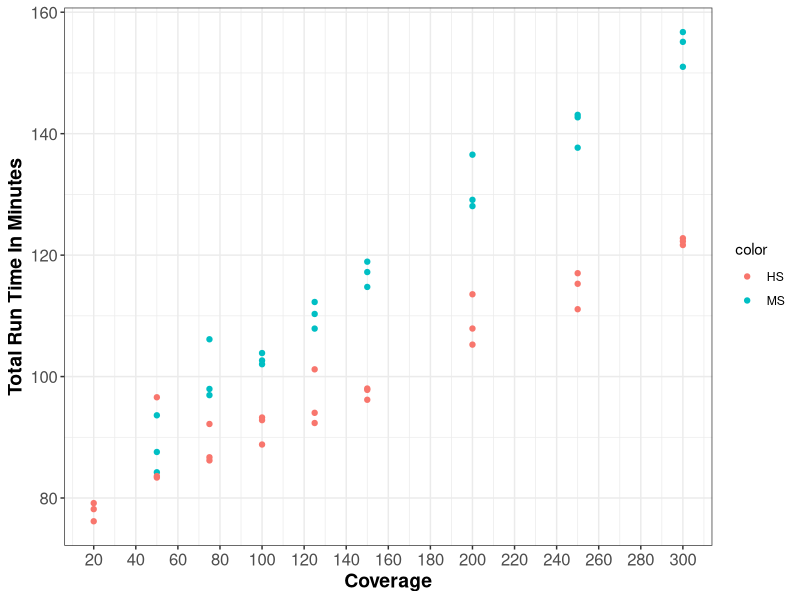
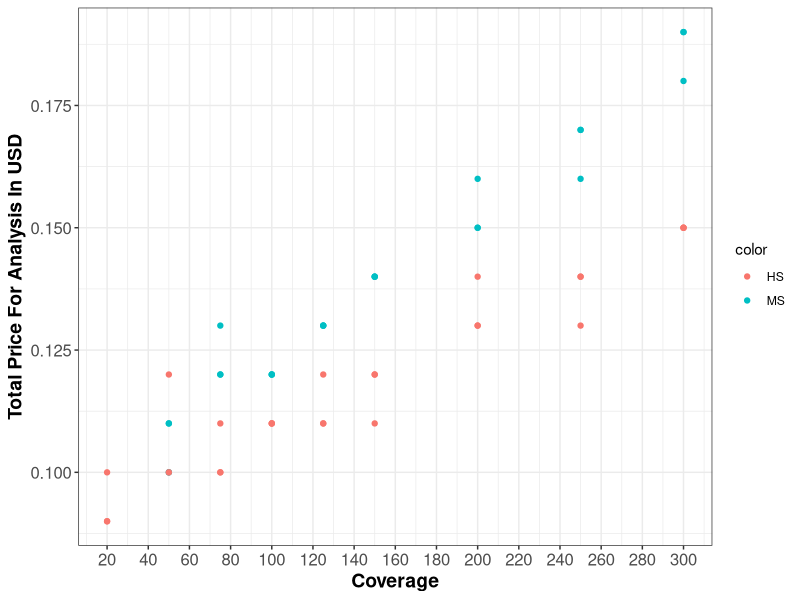
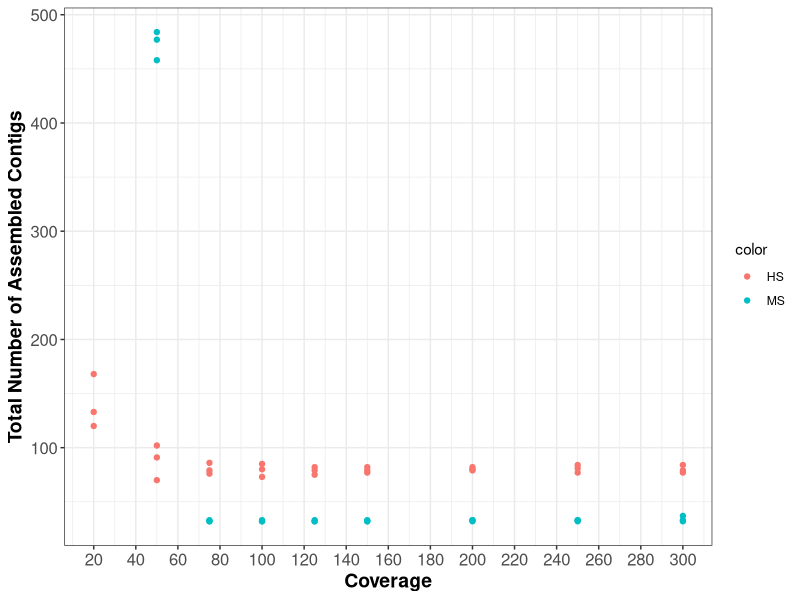
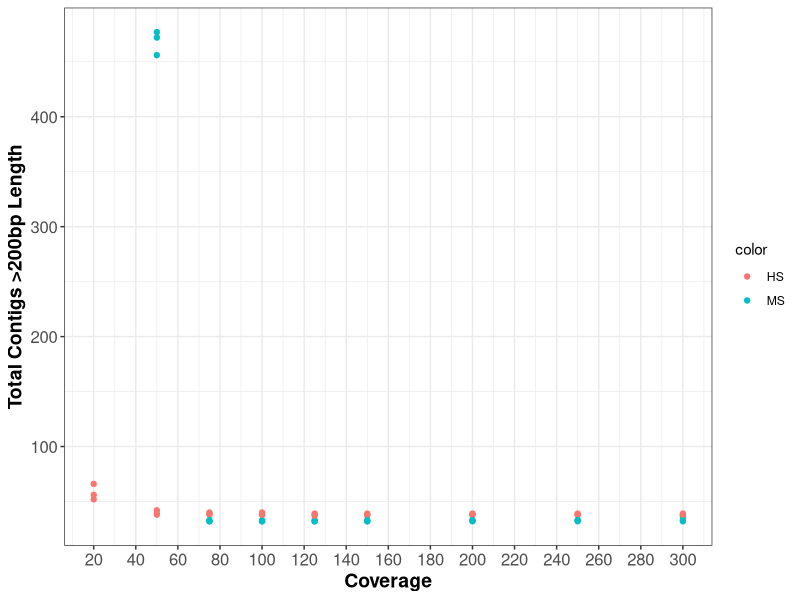
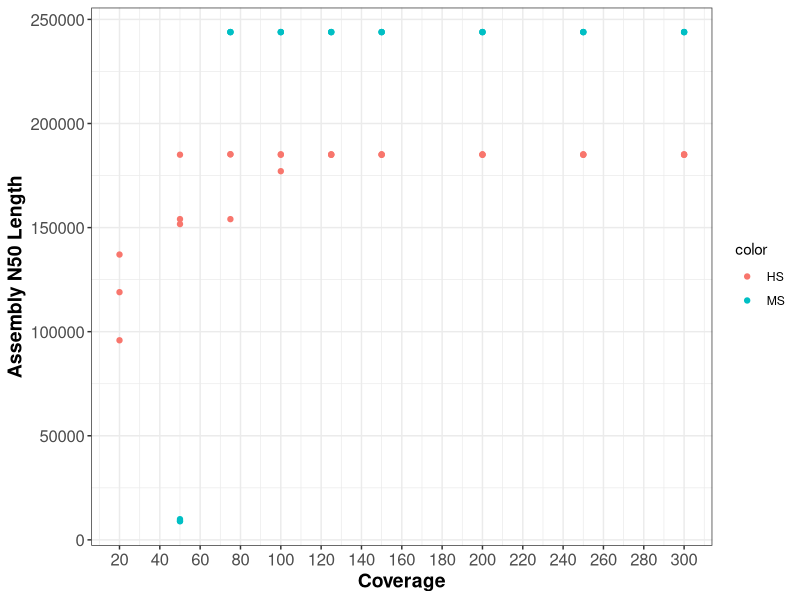
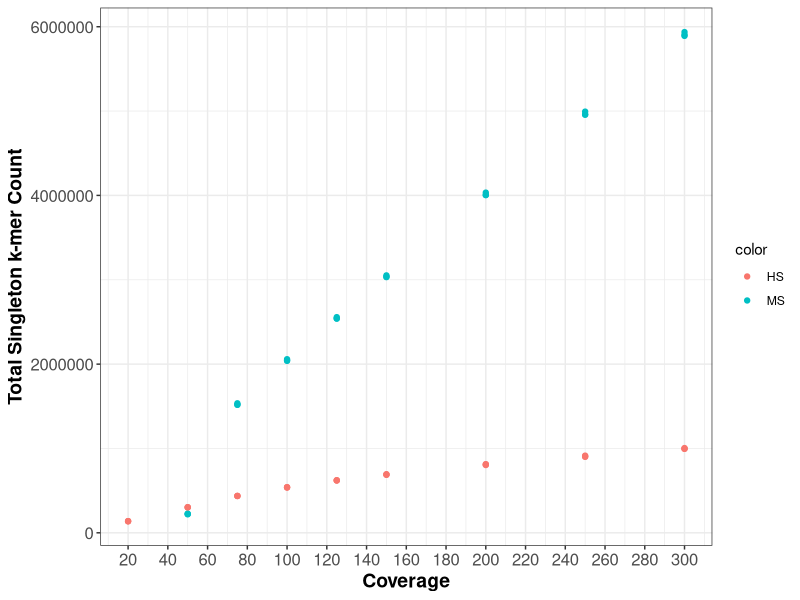

The R script that drew these images, in order:
## ---- chunk 1
library(ggplot2)
library(dplyr)
options(scipen=999)

make_plot <- function (df, ylab) {
    p <- ggplot(data=df, aes(x=x, y=y)) +
        ylab(ylab) +
        xlab("Coverage") +
        geom_point(aes(color=color)) +    
        scale_x_continuous(breaks = seq(min(df$x), max(df$x), by = 20)) +
        theme_bw() +
        theme(axis.text=element_text(size=12),
              axis.title=element_text(size=14,face="bold"))
    return(p)
}

results <- read.table(
    "../data/supplementary-subsample/subsample-summary.txt", 
    header = TRUE,
    sep = "\t"
)
results <- results[results$mutations < 10000 & results$simulation != 'EF',]
colnames(results)
## ---- chunk 2
sort(unique(results$coverage))
## ---- chunk 3
p <- make_plot(
    data.frame(x=results$coverage, y=results$runtime, color=results$simulation),
    "Total Run Time In Minutes"
)
p
## ---- chunk 4
p <- make_plot(
    data.frame(x=results$coverage, y=results$price, color=results$simulation),
    "Total Price For Analysis In USD"
)
p
## ---- chunk 5
p <- make_plot(
    data.frame(x=results$coverage, y=results$total_contig, color=results$simulation),
    "Total Number of Assembled Contigs"
)
p
## ---- chunk 6
p <- make_plot(
    data.frame(x=results$coverage, y=results$total_contig_200bp, color=results$simulation),
    "Total Contigs >200bp Length"
)
p
## ---- chunk 7
p <- make_plot(
    data.frame(x=results$coverage, y=results$n50_contig_length, color=results$simulation),
    "Assembly N50 Length"
)
p
## ---- chunk 8
p <- make_plot(
    data.frame(x=results$coverage, y=results$total_singleton, color=results$simulation),
    "Total Singleton k-mer Count"
)
p
